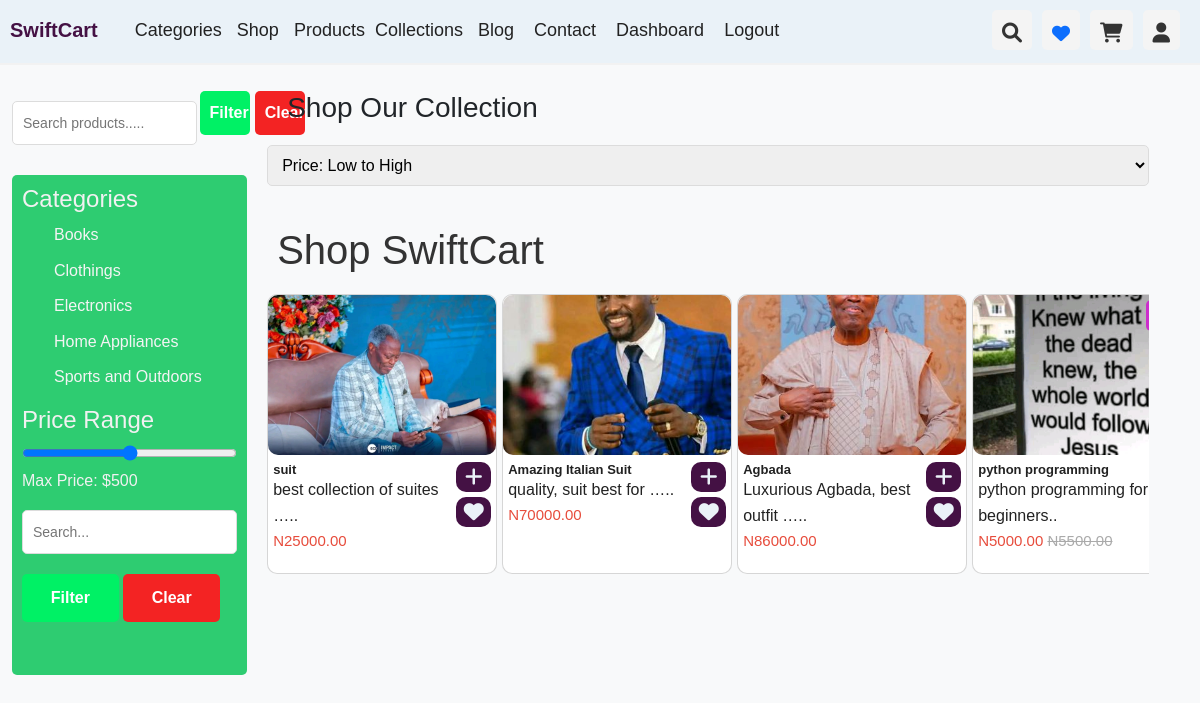
The page /shop/ (signed in) on the database its author committed.
### Store/models.py (models this page shows, shortened)
class Category(models.Model):
    name = models.CharField(max_length=100, unique=True)
    description = models.TextField(default='', null=True, blank=True)
    user = models.ForeignKey(User, related_name='creates_category', on_delete=models.CASCADE)
    created_at = models.DateTimeField(auto_now_add=True)
    class Meta:
        ordering = ('name',)
        verbose_name_plural = 'Categories'
    def __str__(self):
        return f'{self.name}'

class Product(models.Model):
    id = models.UUIDField(primary_key=True, unique=True, default=uuid.uuid4)
    name = models.CharField(max_length=100)
    image = models.ImageField(upload_to='products_images', blank=True, null=True)
    description = models.TextField()
    in_stock = models.PositiveBigIntegerField(default=1)
    price = models.DecimalField(decimal_places=2, max_digits=10000)
    is_sale = models.BooleanField(default=False)
    sale_price = models.DecimalField(decimal_places=2, max_digits=10000, blank=True, null=True)
    is_featured = models.BooleanField(default=False)
    is_trending = models.BooleanField(default=False)
    is_best_seller = models.BooleanField(default=False)
    category = models.ForeignKey(Category, related_name='product_category', on_delete=models.CASCADE)
    created_by = models.ForeignKey(User, related_name='addes_product', on_delete=models.CASCADE)
    created_at = models.DateTimeField(auto_now_add=True)
    updated_at = models.DateTimeField(auto_now=True)

### Store/views.py (the view)
# urls.py: path('shop/', views.shop_page, name='shop'),
def shop_page(request):
    categories = Category.objects.all()
    products = Product.objects.all()
    first_ten_products = Product.objects.all()[0:6]
    second_ten_products = Product.objects.all()[6:12]
    third_ten_products = Product.objects.all()[12:18]
    fourth_ten_products = Product.objects.all()[18:24]
    trending_products = Product.objects.filter(is_trending=True)
    best_seller_products = Product.objects.filter(is_best_seller=True)
    featured_products = Product.objects.filter(is_featured=True)
    context = {
        'categories':categories,
        'products':products,
        'trending_products':trending_products,
        'best_seller_products':best_seller_products,
        'featured_products':featured_products,
        'first_ten_products':first_ten_products,
        'second_ten_products':second_ten_products,
        'third_ten_products':third_ten_products,
        'fourth_ten_products':fourth_ten_products,
    }
    return render(request, 'store/shop.html', context)

### Store/templates/store/shop.html (shortened to what this page needs)
{% extends 'store/base.html' %}
{% load static %}
{% block shop %}
<link rel="stylesheet" href="{% static 'assets/css/shop.css' %}"> {% endblock %}
{% block content %}
<br>
<br>
<section class="shop-page" style="padding-top: 40px;">
  <div class="container-fluid">
    <div class="filters">
      <div style="display: flex; width: 100%;">
        <div class="search-products form-search-sms" style="display: block;">
          <form
            style="display: flex; justify-content: space-between; align-items: center; gap: 3px; min-width: 300px;">
            <div class="form-group">
              <input type="search" id="search-term" placeholder="Search products.....">
            </div>
            <div class="form-group">
              <button class="btn success" id="searchbtn" style="padding: 10px;">Filter</button>
              <button type="reset" class="btn danger" style="padding: 10px;">Clear</button>
            </div>
          </form>
        </div>
      </div>
      <div id="filters">
        <div class="filter-category">
          <h4>Categories</h4>
          <ul>
            {% for category in categories %}
            <li><a href="{% url 'category_detail' category %}"
                style="text-decoration: none; color: #f4f4f4;">{{category}}</a></li>
            {% endfor %}
          </ul>
        </div>
        <div class="filter-price">
          <h4>Price Range</h4>
          <input type="range" min="0" max="1000" step="10" value="500" id="price-range">
          <p>Max Price: $<span id="price-value">500</span></p>
        </div>
        <div class="search-products">
          <div class="form-group">
            <input type="text" id="search-term" placeholder="Search..." />
          </div>
          <div class="form-group">
            <button class="btn success" id="searchbtn">Filter</button>
            <button type="reset" class="btn danger">Clear</button>
          </div>
        </div>
      </div>
    </div>
    <div class="product-listing">
      <h2 style="margin-left: 20px;">Shop Our Collection</h2>
      <div class="sorting">
        <select id="sort-options" class="input">
          <option value="low-to-high">Price: Low to High</option>
        </select>
      </div>
      <section class="section" id="default-results" style="margin-bottom: 10px;">
        <h1 class="title">Shop SwiftCart</h1>
        <div class="section-container" >
          {% for product in first_ten_products %}
          <div class="card" style="position: relative;">
            <div class="card-img">
              {% if product.image %}
              <img src="{{product.image.url}}" alt="images/images (20).jpeg">
              {% else %}
              <img src="" alt="Not found">
              {% endif %}
            </div>
            {% if product.is_sale %}
            <div class="sale-badge"
              style="position: absolute; background-color: #cc2ecc; color: #f4f4f4; right: 5px; top: 5px; padding: 3px; border-radius: 5px; width: 50px; text-align: center;">
            </div>
            {% endif %}
            <div class="card-content" style="margin-top: 2px;">
              <a href="{% url 'product' product.id %}" style="text-decoration: none; color: #222;">
                <div>
                  <h3 class="product-title" style="padding: 0; margin: 0; font-size: 13px;">
                    {{product.name|truncatewords:3}}</h3>
                  <p class="product-description" style="padding: 0; margin: 0;">
                    {{product.description|truncatewords:4}}..
                  </p>
                  {% if product.is_sale%}
                  <p class="product-price" style="padding: 0; margin: 0;">N{{product.sale_price}} <span class="old-price"> N{{product.price}} </span></p>
                    {% else %}
                    <p class="product-price" style="padding: 0; margin: 0;">N{{product.price}} </p>
                  {% endif %}
                </div>
              </a>
              <div style="display: flex; flex-direction: column; gap: 5px;">
                <div class="action" style="padding: 5px; width: 35px; height: 30px;">
                  <span id="addToCart" class="add-to"><i class="fa fa-plus"></i></span>
                </div>
                <div class="action" style="padding: 5px; width: 35px; height: 30px;">
                  <span id="addToWaitList" class="add-to"><i class="fa fa-heart"></i></span>
                </div>
              </div>
            </div>
          </div>
          {% endfor %}
        </div>
        <br>
        <br>
        <br>
      </section>
    </div>
  </div>
</section>
{% endblock %}

### static/assets/css/style.css (style rules this page uses)
* { margin: 0; padding: 0; box-sizing: border-box; }
body { font-family: Arial, sans-serif; min-height: 100vh; background-color: #f8f9fa; }
.btn { text-decoration: none; background-color: #414; color: #eaf2f8;; padding: 10px 18px; border: none; border-radius: 10px; margin-bottom: 20px; }
h1 { color: #333; margin-bottom: 20px; }
.section .title { margin: 20px 10px; }
.section-container { display: flex; gap: 3px; overflow-x: hidden; overflow: scroll; scrollbar-width: none; gap: 5px; }
.section-container .card { max-width: 240px; max-height: 300px; border: 1px solid #3333; border-radius: 10px; min-width: 230px; transition: transform 0.2s ease, box-shadow 0.2s ease; }
.section-container .card .card-img img { width: 100%; height: 160px; border-radius: 10px; object-fit: cover; }
.section-container .card .card-content { display: flex; justify-content: space-between; padding: 5px; margin-top: 5px; }
.section-container .card .card-content .action { background-color: #414; color: #eaf2f8; height: 30px; width: 40px; display: flex; justify-content: center; align-items: center; text-align: center; border-radius: 10px; font-size: 20px; cursor: pointer; padding: 5px; }
.product-title { font-size: 18px; font-weight: bold; margin-bottom: 2px; }
.product-price { font-size: 15px; color: #e74c3c; }
.old-price { text-decoration: line-through; color: #aaa; }

### static/assets/css/shop.css (style rules this page uses)
* { margin: 0; padding: 0; box-sizing: border-box; }
body { font-family: Arial, sans-serif; line-height: 1.6; background-color: #f8f9fa; }
.shop-page { padding: 40px 0; }
.filters { width: 20%; float: left; margin-right: 20px; }
.search-products.form-search-sms { display: none; }
.filters #filters { opacity: 1; background-color: #2ecc71; border-radius: 5px; padding: 10px; color: #f1f1f1; min-height: 500px; }
.filter-category ul { list-style: none; }
.filter-category ul li { margin-bottom: 10px; }
.filter-price input[type="range"] { width: 100%; }
.filter-price p { font-size: 16px; }
.form-group { margin-bottom: 20px; text-align: left; }
.form-group input, .input { width: 100%; padding: 10px; font-size: 14px; border: 1px solid #dcdcdc; border-radius: 5px; outline: none; transition: border-color 0.3s; }
.btn { width: 45%; background-color: #2ecc71; color: #ffffff; border: none; padding: 12px; font-size: 16px; font-weight: bold; border-radius: 5px; cursor: pointer; transition: background-color 0.3s; }
.danger { background-color: #f32323; }
.success { background-color: #00f165; }
.product-listing { width: 75%; float: left; }
.product-listing h2 { font-size: 28px; margin-bottom: 20px; }
.sorting { margin-bottom: 20px; }
.sorting select { padding: 10px; font-size: 16px; }

### rows shown on the page
Category: name "Books"
Category: name "Clothings"
Category: name "Electronics"
Category: name "Home Appliances"
Category: name "Sports and Outdoors"
Product: image (picture), name "suit", description "best collection of suites …", price "25000.00"
Product: image (picture), name "Amazing Italian Suit", description "quality, suit best for …", price "70000.00"
Product: image (picture), name "Agbada", description "Luxurious Agbada, best outfit …", price "86000.00"
Product: image (picture), name "python programming", description "python programming for beginners", sale_price "5000.00", price "5500.00"
